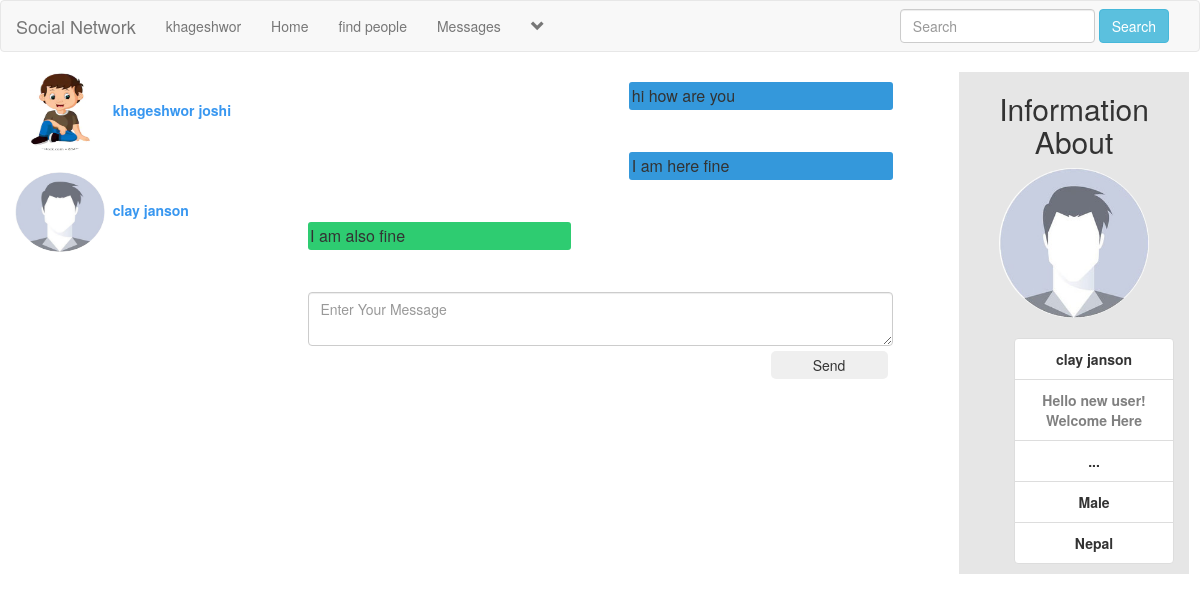
The page /messages.php?u_id=2 (signed in) on the database its author committed.
### tables this page shows
CREATE TABLE `users` (
  `user_id` int(11) NOT NULL,
  `f_name` text NOT NULL,
  `l_name` text NOT NULL,
  `user_name` text NOT NULL,
  `describe_user` varchar(255) NOT NULL,
  `relationship` text NOT NULL,
  `user_pass` varchar(255) NOT NULL,
  `user_email` varchar(255) NOT NULL,
  `user_country` text NOT NULL,
  `user_gender` text NOT NULL,
  `user_birthdate` text NOT NULL,
  `user_image` varchar(255) NOT NULL,
  `user_cover` varchar(255) NOT NULL,
  `user_reg_date` timestamp NOT NULL DEFAULT current_timestamp(),
  `status` text NOT NULL,
  `posts` text NOT NULL,
  `recovery_account` varchar(255) NOT NULL
);

CREATE TABLE `user_messages` (
  `id` int(11) NOT NULL,
  `user_to` int(11) NOT NULL,
  `user_from` int(11) NOT NULL,
  `message_body` varchar(255) NOT NULL,
  `date` timestamp NOT NULL DEFAULT current_timestamp(),
  `message_seen` text NOT NULL
);

### messages.php (the view, shortened to what this page needs)
<!DOCTYPE html>
<?php
    include("includes/header.php");
?>
<html lang="en">
<head>
    <link rel="stylesheet" href="https://maxcdn.bootstrapcdn.com/bootstrap/3.4.1/css/bootstrap.min.css">
    <link rel="stylesheet" type="text/css" href="style/home_style2.css">
</head>
<body>
    <div class="row">
      <?php
        if(isset($_GET['u_id'])){
            global $con;
            $get_id = $_GET['u_id'];
            $get_user = "SELECT * FROM users WHERE user_id = '$get_id'";
            $run_user = mysqli_query($con,$get_user);
            $row_user = mysqli_fetch_array($run_user);
            $user_to_msg = $row_user['user_id'];
        }
        $user = $_SESSION['user_email'];
        $get_user = "SELECT * FROM users WHERE user_email='$user'";
        $run_user = mysqli_query($con,$get_user);
        $row = mysqli_fetch_array($run_user);
        $user_from_msg = $row['user_id'];
      ?>
      <div id="select_user" class="col-sm-3">
            <?php
                $user = "SELECT * FROM users";
                $run_user = mysqli_query($con,$user);
                while($row_user = mysqli_fetch_array($run_user)){
                    $user_id = $row_user['user_id'];
                    $user_name = $row_user['user_name'];
                    $first_name = $row_user['f_name'];
                    $last_name = $row_user['l_name'];
                    $user_image = $row_user['user_image'];
                    echo"
                        <div class='container-fluid'>
                            <a style='text-decoration:none; cursor:pointer; color:#3897f0;' href='messages.php?u_id=$user_id'>
                            <img class='img-circle' src='$user_image' width='90px' height='80px' title='$user_name'><strong>&nbsp $first_name $last_name</strong><br><br>
                            </a>
                        </div>
                    ";
                }
            ?>
      </div>
      <div class="col-sm-6">
            <div class="load_msg" id="scroll_messages">
                <?php
                  $sel_msg = "SELECT * FROM user_messages WHERE (user_to = '$user_to_msg' AND user_from = '$user_from_msg') OR (user_from = '$user_to_msg' AND user_to = '$user_from_msg') ORDER BY 1 ASC";
                  $run_msg = mysqli_query($con,$sel_msg);
                  while($row_msg = mysqli_fetch_array($run_msg)){
                      $user_to = $row_msg['user_to'];
                      $user_from = $row_msg['user_from'];
                      $msg_body = $row_msg['message_body'];
                      $msg_date = $row_msg['date'];
                ?>
                      <div id="loaded_msg">
                            <p><?php
                                if($user_to == $user_to_msg AND $user_from == $user_from_msg){
                                    echo"<div class='message' id='blue' data-toggle = 'tooltip' title = '$msg_date'>$msg_body</div><br><br><br>";
                                 }
                                elseif($user_from == $user_to_msg AND $user_to == $user_from_msg){
                                    echo"<div class='message' id='green' data-toggle = 'tooltip' title = '$msg_date'>$msg_body</div><br><br><br>";
                                }
                              ?>
                            </p>
                      </div>
                        <?php
                    }
                        ?>
            </div>
            <?php
                if(isset($_GET['u_id'])){
                    $u_id = $_GET['u_id'];
                    if($u_id == 'new'){
                        echo "
                            <form>
                                <center><h3>Select Someone to start conversation</h3></center>
                                <textarea disabled class='form-control' placeholder='Enter Your Message'></textarea>
                                <input type='submit' class='btn btn-default' disabled value='Send'>
                            </form><br><br>
                        ";
                    }
                    else{
                        echo"
                             <form action='' method='post'>
                                <textarea  class='form-control' placeholder='Enter Your Message' name='msg_box' id='message_textarea'></textarea>
                                <input type='submit' name='send_msg' id='btn-msg' value='Send'>
                            </form><br><br>
                        ";
                    }
                }
            ?>
      </div>
      <div class="col-sm-3">
        <?php
            if(isset($_GET['u_id'])){
                global $con;
                $get_id = $_GET['u_id'];
                $get_user = "SELECT * FROM users WHERE user_id = '$get_id'";
                $run_user = mysqli_query($con,$get_user);
                $row = mysqli_fetch_array($run_user);
                $f_name =$row['f_name'];
                $l_name = $row['l_name'];
                $describe_user = $row['describe_user'];
                $relationship_status = $row['relationship'];
                $user_country = $row['user_country'];
                $gender = $row['user_gender'];
                $user_image = $row['user_image'];
            }
            if($get_id == "new"){
            }else{
                echo "
                    <div class='row'>
                        <div class='col-sm-2'>
                        </div>
                        <center>
                            <div style='background-color:#e6e6e6;' class='col-sm-9'>
                                <h2>Information About</h2>
                                <img class='img-circle' src='$user_image' width='150' height='150'><br><br>
                                <ul class='list_group'>
                                    <li class='list-group-item' title='Username'><strong>$f_name $l_name</strong></li>
                                    <li class='list-group-item' title='User Status'><strong style='color:grey;'>$describe_user</strong></li>
                                    <li class='list-group-item' title='relationship_status'><strong>$relationship_status</strong></li>
                                    <li class='list-group-item' title='Gender'><strong>$gender</strong></li>
                                    <li class='list-group-item' title='Country'><strong>$user_country</strong></li>
                                </ul>
                            </div>
                            <div class='col-sm-1'></div>
                    </div>
                ";
            }
        ?>
      </div>
    </div>
</body>
</html>

### includes/header.php (shortened to what this page needs)
<?php
    include("functions/functions.php");
?>
<nav class="navbar navbar-default">
    <div class="container-fluid">
        <div class="navbar-header">
            <a href="home.php" class="navbar-brand">Social Network</a>
        </div>
        <div class="collapse navbar-collapse" id="#bs-example-navbar-collapse-1">
            <ul class="nav navbar-nav">
                <?php
                    $user =  $_SESSION['user_email'];
                    $get_user = "SELECT * FROM users WHERE user_email='$user'";
                    $run_user = mysqli_query($con,$get_user);
                    $row = mysqli_fetch_array($run_user);
                    $user_id = $row['user_id'];
                    $first_name =$row['f_name'];
                    $user_posts = "SELECT * FROM posts WHERE user_id = '$user_id'";
                    $run_posts = mysqli_query($con,$user_posts);
                    $posts = mysqli_num_rows($run_posts);
                ?>
                <li><a href='profile.php?<?php echo "u_id=$user_id" ?>'><?php echo $first_name;?></a></li>
                <li><a href="home.php">Home</a></li>
                <li><a href="member.php">find people</a></li>
                <li><a href="messages.php?u_id=new">Messages</a></li>
                <?php
                    echo "
                        <li class='dropdown'>
                            <a href='#' class='dropdown-toggle' data-toggle='dropdown' role='button' aria-haspopup='true' aria-expanded='false'><span> <i class='glyphicon glyphicon-chevron-down'></i></span></a>
                            <ul class='dropdown-menu'>
                                <li>
                                    <a href='my_post.php?u_id=$user_id'>My Posts <span class='badge badge-secondary'>$posts</span></a>
                                </li>
                                <li>
                                    <a href='edit_profile.php?u_id=$user_id'>Edit Account</a>
                                </li>
                                <li role='separator' class='divider'></li>
                                <li>
                                    <a href='logout.php'>Logout</a>
                                </li>
                            </ul>
                        </li>
                    ";
                ?>
            </ul>
            <ul class="nav navbar-nav navbar-right">
                <li class="dropdown">
                    <form action="results.php" method="get" class=" navbar-form navbar-left">
                        <div class="form-group">
                            <input type="text" class="form-control" name="user_query" placeholder="Search">
                            <button type="submit" class="btn btn-info" name="search">Search</button>
                        </div>
                    </form>
                </li>
            </ul>
        </div>
    </div>
</nav>

### style/home_style2.css (style rules this page uses)
body { overflow-x: hidden; }

### messages.php (style rules this page uses)
#scroll_messages { max-height:500px; overflow:scroll; }
#btn-msg { width:20%; height:28px; border-radius:5px; margin:5px; border:none; color:$fff; float:right; background-color:$2ecc71; }
#select_user { max-height:500px; overflow:scroll; }
#green { background-color:#2ecc71; border-color:#27ae60; width:45%; padding:2.5px; font-size:16px; border-radius:3px; float:left; margin-bottom:5px; }
#blue { background-color:#3498db; border-color:#2980b9; width:45%; padding:2.5px; font-size:16px; border-radius:3px; float:right; margin-bottom:5px; }

### rows shown on the page
users: f_name "khageshwor", user_image (picture), l_name "joshi"
users: user_image (picture), f_name "clay", l_name "janson", describe_user "Hello new user! Welcome Here", relationship "...", user_gender "Male", user_country "Nepal"
user_messages: message_body "hi how are you"
user_messages: message_body "I am here fine"
user_messages: message_body "I am also fine"
